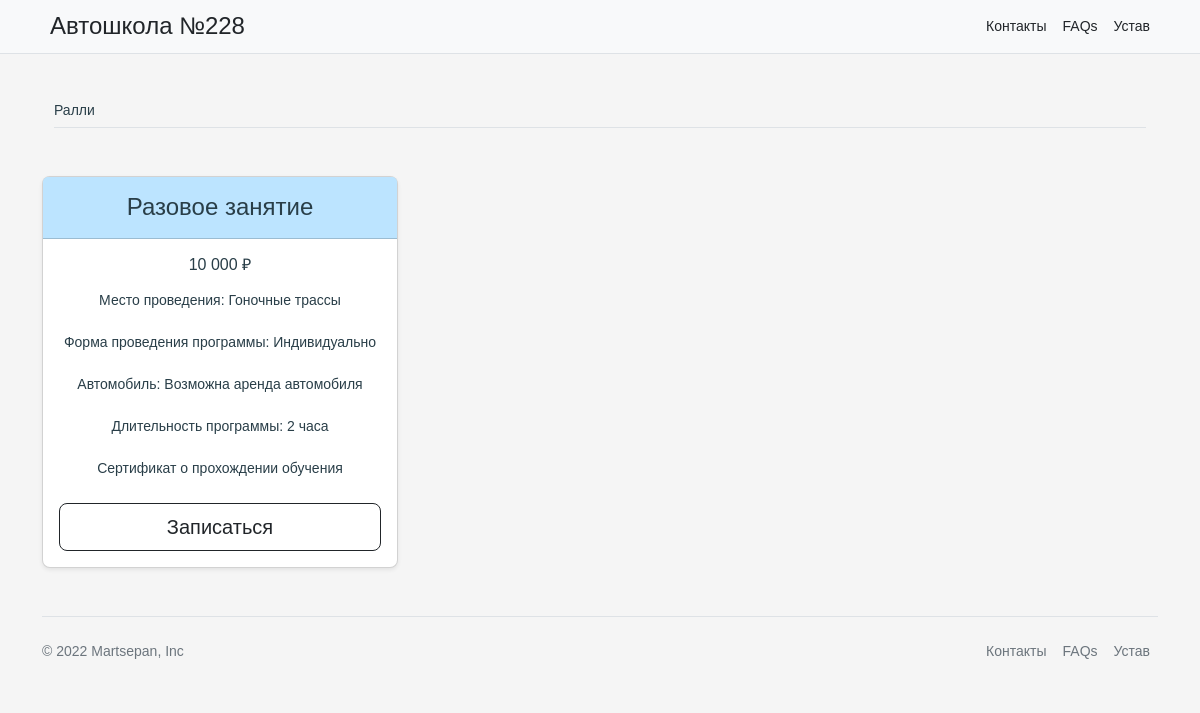
Screenshot of /info/rally/ with the database file from the repository.
### description/models.py (models this page shows, shortened)
class Info(models.Model):
    id = models.CharField('ID', max_length=2, null=False, primary_key=True)
    title = models.CharField('Название', max_length=30, null=True)
    description = models.CharField('Описание', max_length=200, null=True)
    price_min = models.CharField('Минимальная цена', max_length=10, null=True)
    price_mid = models.CharField('Средняя цена', max_length=10, null=True)
    price_high = models.CharField('Максимальная цена', max_length=10, null=True)
    description_min = models.CharField('Описание минимальной', max_length=300, null=True)
    description_mid = models.CharField('Описание средней', max_length=300, null=True)
    description_high = models.CharField('Описание максимальной', max_length=300, null=True)
    class Meta:
        verbose_name = 'Информация'
        verbose_name_plural = 'Информация о категориях'

### description/views.py (the view)
# urls.py: path('rally/', views.rally, name='rally'),
def rally(request):
    info = Info.objects.all()
    context =  {"info": info}
    return render (request, 'description/rally.html' ,context)

### description/templates/description/rally.html (shortened to what this page needs)
{% extends 'description/underbase.html' %}
{% block content %}
{% for item in info %}
{% if item.id == "6" %}
<div class="container px-4 py-5" id="custom-cards">
  <h2 class="pb-2 border-bottom animate__animated animate__bounceIn wow">{{ item.title }}</h2>
</div>
<div class="container">
<div data-wow-delay="0.15s" class="row row-cols-1 row-cols-md-3 mb-3 text-center animate__animated animate__fadeIn wow">
  <div class="col">
    <div class="card mb-4 rounded-3 shadow-sm">
      <div class="card-header py-3" style="background-color: rgb(188, 228, 255);">
        <h4 class="my-0 fw-normal" style="font-size: 24px;">{{ item.description_min }}</h4>
      </div>
      <div class="card-body">
        <h1 class="card-title pricing-card-title" style="font-size: 16px;">{{ item.price_min }}</h1>
        <ul class="list-unstyled mt-3 mb-4">
          <li>Место проведения: Гоночные трассы</li><br>
          <li>Форма проведения программы: Индивидуально</li><br>
          <li>Автомобиль: Возможна аренда автомобиля</li><br>
          <li>Длительность программы: 2 часа</li><br>
          <li>Сертификат о прохождении обучения</li>
        </ul>
        <button type="button" class="w-100 btn btn-lg btn-outline-dark">Записаться</button>
      </div>
    </div>
  </div>
</div>
</div>
    {% endif %}
    {% endfor %}
{% endblock %}

### school/static/school/css/style.css (style rules this page uses)
html, body, div, span, h1, h2, h3, h4, h5, h6, p, em, img, strong, sub, sup, b, u, i, dl, dt, dd, ol, ul, li, fieldset, form, label, table, tbody, tfoot, thead, tr, th, td, article, aside, canvas, details, figcaption, figure, footer, header, hgroup, menu, nav, section, summary, time, mark, audio, video { margin: 0; padding: 0; border: 0; outline: 0; vertical-align: baseline; background: transparent; font-size: 100%; }
body { background-color: whitesmoke; }
li { list-style-type: none; }

### school/static/school/css/home.css (style rules this page uses)
* { box-sizing: border-box; }
body { font-size: 14px; }
.container { margin: auto; position: relative; max-width: auto; }
div { font-size: 14px; color: #293e48; }

### school/static/school/css/faq.css (style rules this page uses)
body { font-family: 'Work Sans', sans-serif; }

### rows the page displays
Info: title "Ралли", description_min "Разовое занятие", price_min "10 000 ₽"
